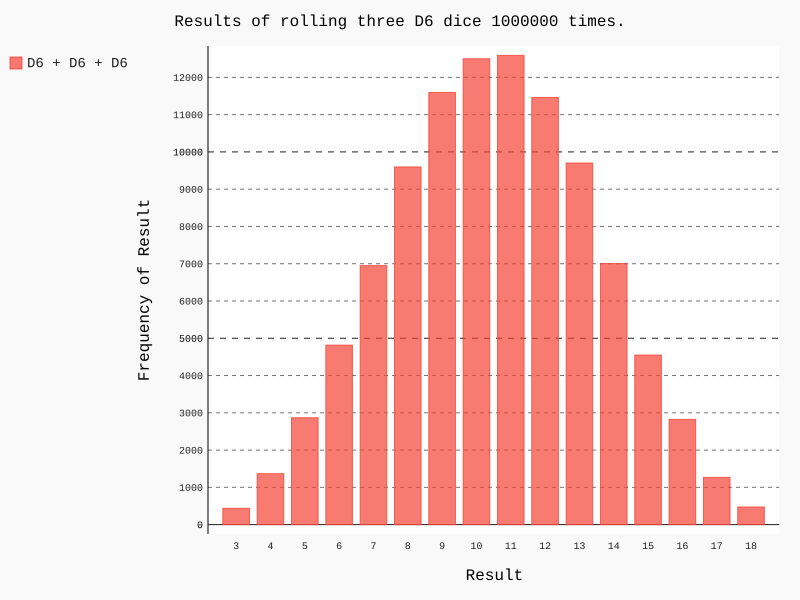

Write Python code to recreate this figure.
import pygal

from die import Die

# Create three D6 dice.
die_1 = Die()
die_2 = Die()
die_3 = Die()

# Make some rolls, and store results in a list.
results = []
for roll_num in range(100000):
	result = die_1.roll() + die_2.roll() + die_3.roll()
	results.append(result)
	
# Analyze the results.
frequencies = []
max_result = die_1.num_sides + die_2.num_sides + die_3.num_sides

for value in range(3, max_result+1):
	frequency = results.count(value)
	frequencies.append(frequency)
	
# Visualize the results.
hist = pygal.Bar()

hist.title = "Results of rolling three D6 dice 1000000 times."
hist.x_labels = [x for x in range(3, max_result+1)]
hist.x_title = "Result"
hist.y_title = "Frequency of Result"

hist.add('D6 + D6 + D6', frequencies)
hist.render_to_file('dice_visual.svg')
